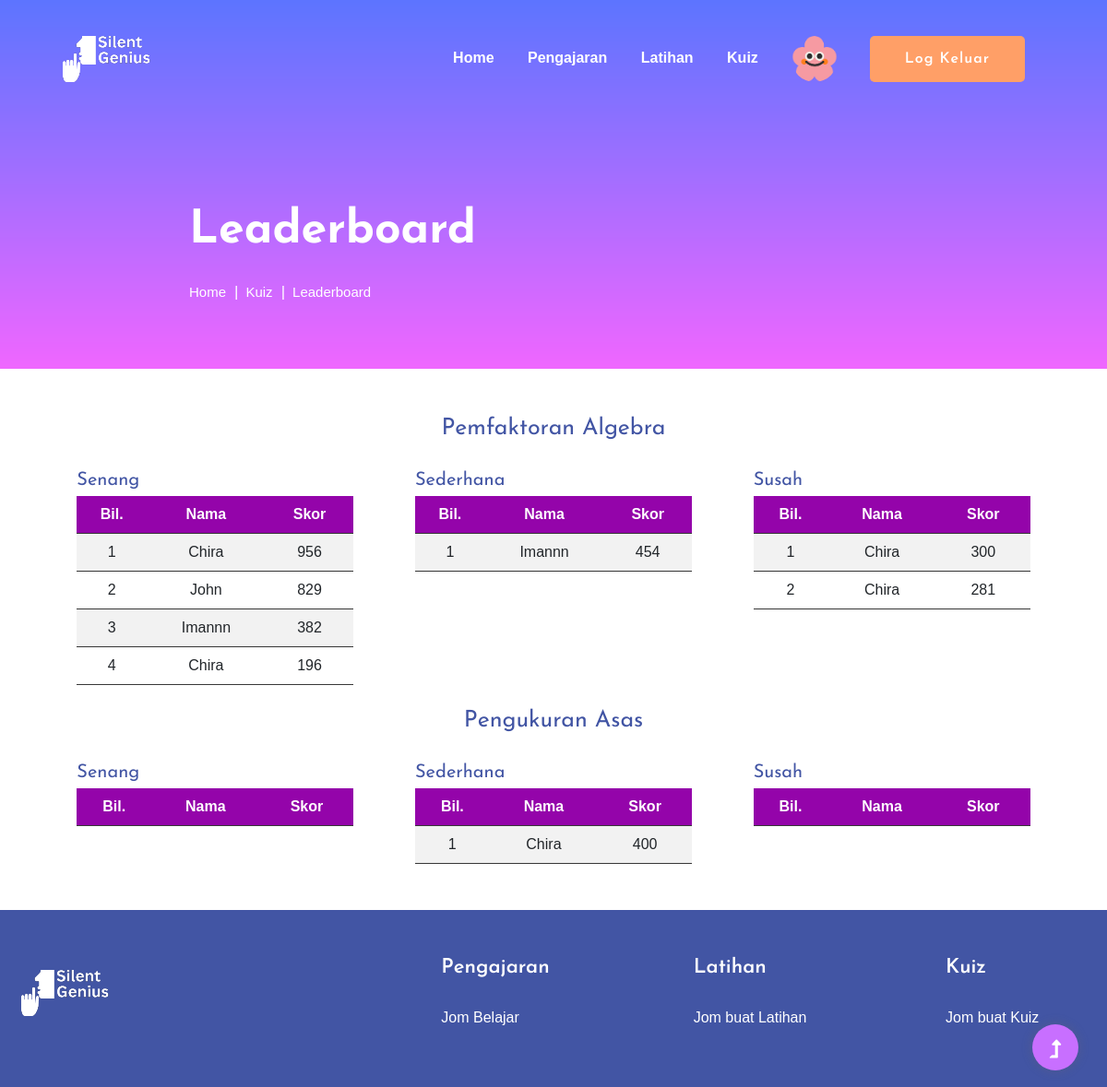
/kuizLeaderboard (signed in), run on an earlier commit of the app's database.
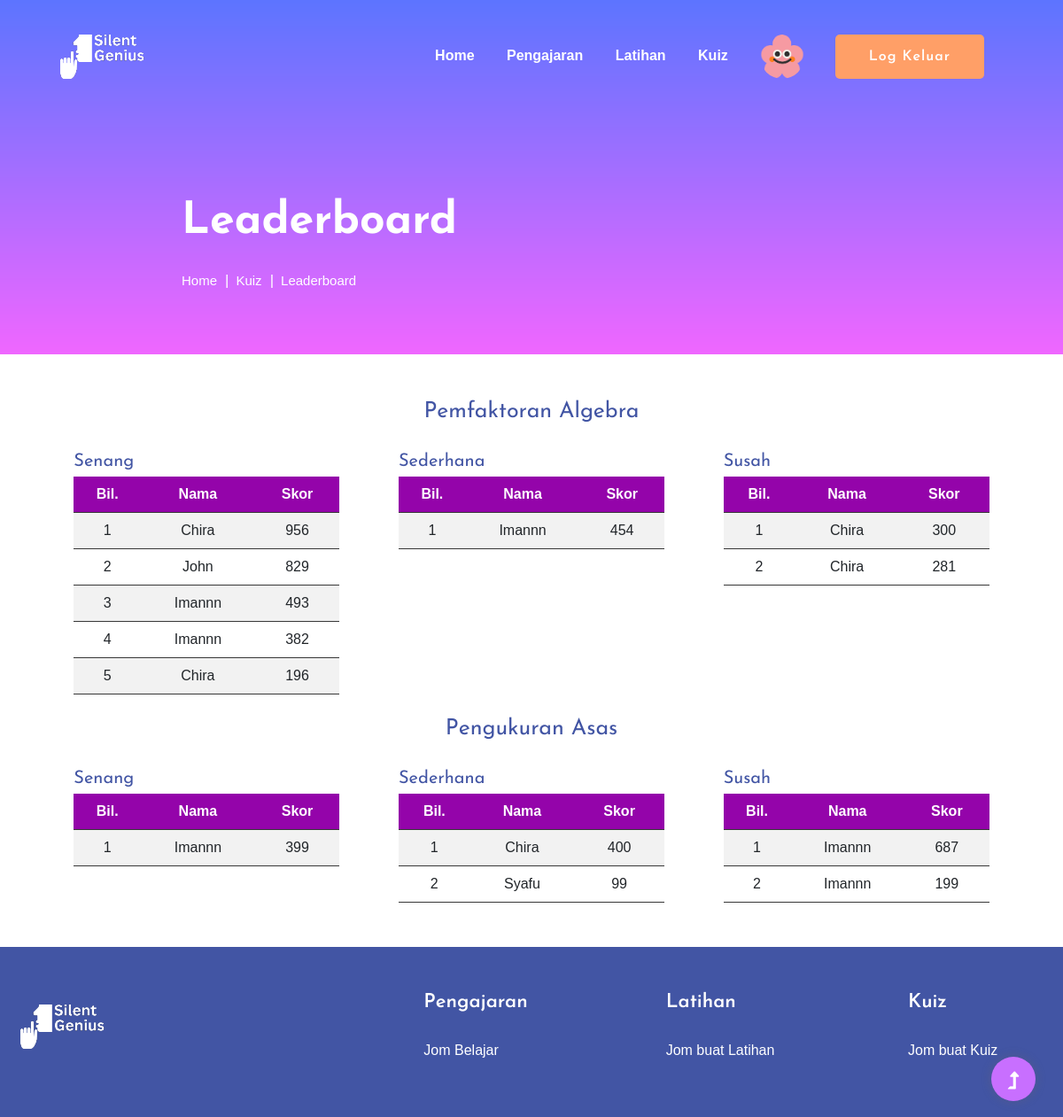
And on a later commit of the database.
### tables this page shows
CREATE TABLE "user" (
email TEXT PRIMARY KEY,
fullname TEXT,
username TEXT,
pswrd TEXT
, profile_image TEXT DEFAULT "default.jpg");

CREATE TABLE leaderboard (
    id INTEGER PRIMARY KEY AUTOINCREMENT,
    email TEXT,
    score INTEGER,
    category TEXT,
    difficulty TEXT
);

### app.py (the view)
@app.route('/kuizLeaderboard')
def kuizLeaderboard():
    algebra = "Algebra"
    units = "Pengukuran Asas"
    conn = create_connection()
    cur = conn.cursor()
    cur.execute(
        'SELECT leaderboard.score, user.username FROM leaderboard JOIN user ON leaderboard.email = user.email WHERE leaderboard.category = "Pengukuran Asas" AND leaderboard.difficulty = "Senang" ORDER BY leaderboard.score DESC LIMIT 10;')
    UnitE = cur.fetchall()
    cur.execute(
        'SELECT leaderboard.score, user.username FROM leaderboard JOIN user ON leaderboard.email = user.email WHERE leaderboard.category = "Pengukuran Asas" AND leaderboard.difficulty = "Sederhana" ORDER BY leaderboard.score DESC LIMIT 10;')
    UnitM = cur.fetchall()
    cur.execute(
        'SELECT leaderboard.score, user.username FROM leaderboard JOIN user ON leaderboard.email = user.email WHERE leaderboard.category = "Pengukuran Asas" AND leaderboard.difficulty = "Susah" ORDER BY leaderboard.score DESC LIMIT 10;')
    UnitH = cur.fetchall()
    cur.execute(
        'SELECT leaderboard.score, user.username FROM leaderboard JOIN user ON leaderboard.email = user.email WHERE leaderboard.category = "Algebra" AND leaderboard.difficulty = "Senang" ORDER BY leaderboard.score DESC LIMIT 10;')
    AlgE = cur.fetchall()
    cur.execute(
        'SELECT leaderboard.score, user.username FROM leaderboard JOIN user ON leaderboard.email = user.email WHERE leaderboard.category = "Algebra" AND leaderboard.difficulty = "Sederhana" ORDER BY leaderboard.score DESC LIMIT 10;')
    AlgM = cur.fetchall()
    cur.execute(
        'SELECT leaderboard.score, user.username FROM leaderboard JOIN user ON leaderboard.email = user.email WHERE leaderboard.category = "Algebra" AND leaderboard.difficulty = "Susah" ORDER BY leaderboard.score DESC LIMIT 10;')
    AlgH = cur.fetchall()
    cur.execute("SELECT * FROM user WHERE email=?", (session['current_user'],))
    user = cur.fetchone()
    return render_template('leaderboard.html', username=session['username'], user=user, UnitE=UnitE, UnitM=UnitM, UnitH=UnitH, AlgE=AlgE, AlgM=AlgM,
                           AlgH=AlgH)

### app.py (called while the page is built)
def create_connection():
    conn = None
    try:
        conn = sqlite3.connect('static/db/user.db')  # create a database connection
        return conn
    except Error as e:
        print(e)
    return conn

@login_manager.user_loader
def load_user(user_id):
    conn = create_connection()
    cur = conn.cursor()
    cur.execute("SELECT * FROM user WHERE email=?", (user_id,))
    user = cur.fetchone()
    if user:
        return User(*user)
    return None

### templates/leaderboard.html
{% extends "base.html" %}
{% block content %}
<section class="slider-area slider-area2">
    <div class="slider-active">
        <div class="single-slider slider-height2">
            <div class="container">
                <div class="row">
                    <div class="col-xl-8 col-lg-11 col-md-12">
                        <div class="hero__caption hero__caption2">
                            <h1 data-animation="bounceIn" data-delay="0.2s">Leaderboard</h1>
                            <nav aria-label="breadcrumb">
                                <ol class="breadcrumb">
                                    <li class="breadcrumb-item"><a href="/home">Home</a></li>
                                    <li class="breadcrumb-item"><a href="/kuiz">kuiz</a></li>
                                    <li class="breadcrumb-item"><a href="/kuizLeaderboard">Leaderboard</a></li>
                                </ol>
                            </nav>
                        </div>
                    </div>
                </div>
            </div>
        </div>
    </div>
</section>
<section class="about-area1 fix pt-10" style="padding: 50px;">
    <div class="support-wrapper align-items-center"
        style="display: flex; justify-content: center; align-items: center;">
        <div class="flex-container" style="justify-content: center; width: 100%;">
            <div class="leaderboard-row">
                <div class="leaderboard-column">
                    <h1>Pemfaktoran Algebra</h1>
                </div>
                <br>
                <div class="leaderboard-column">
                    <div class="leaderboard-table">
                        <h2>Senang</h2>
                        <table>
                            <tr>
                                <th>Bil.</th>
                                <th>Nama</th>
                                <th>Skor</th>
                            </tr>
                            {% for record in AlgE %}
                            <tr>
                                <td>{{loop.index}}</td>
                                <td>{{record.1}}</td>
                                <td>{{record.0}}</td>
                            </tr>
                            {% endfor %}
                        </table>
                    </div>
                    <div class="leaderboard-table">
                        <h2>Sederhana</h2>
                        <table>
                            <tr>
                                <th>Bil.</th>
                                <th>Nama</th>
                                <th>Skor</th>
                            </tr>
                            {% for record in AlgM %}
                            <tr>
                                <td>{{loop.index}}</td>
                                <td>{{record.1}}</td>
                                <td>{{record.0}}</td>
                            </tr>
                            {% endfor %}
                        </table>
                    </div>
                    <div class="leaderboard-table">
                        <h2>Susah</h2>
                        <table>
                            <tr>
                                <th>Bil.</th>
                                <th>Nama</th>
                                <th>Skor</th>
                            </tr>
                            {% for record in AlgH %}
                            <tr>
                                <td>{{loop.index}}</td>
                                <td>{{record.1}}</td>
                                <td>{{record.0}}</td>
                            </tr>
                            {% endfor %}
                        </table>
                    </div>
                </div>
                <br>
                <div class="leaderboard-column">
                    <h1>Pengukuran Asas</h1>
                </div>
                <br>
                <div class="leaderboard-column">
                    <div class="leaderboard-table">
                        <h2>Senang</h2>
                        <table>
                            <tr>
                                <th>Bil.</th>
                                <th>Nama</th>
                                <th>Skor</th>
                            </tr>
                            {% for record in UnitE %}
                            <tr>
                                <td>{{loop.index}}</td>
                                <td>{{record.1}}</td>
                                <td>{{record.0}}</td>
                            </tr>
                            {% endfor %}
                        </table>
                    </div>
                    <div class="leaderboard-table">
                        <h2>Sederhana</h2>
                        <table>
                            <tr>
                                <th>Bil.</th>
                                <th>Nama</th>
                                <th>Skor</th>
                            </tr>
                            {% for record in UnitM %}
                            <tr>
                                <td>{{loop.index}}</td>
                                <td>{{record.1}}</td>
                                <td>{{record.0}}</td>
                            </tr>
                            {% endfor %}
                        </table>
                    </div>
                    <div class="leaderboard-table">
                        <h2>Susah</h2>
                        <table>
                            <tr>
                                <th>Bil.</th>
                                <th>Nama</th>
                                <th>Skor</th>
                            </tr>
                            {% for record in UnitH %}
                            <tr>
                                <td>{{loop.index}}</td>
                                <td>{{record.1}}</td>
                                <td>{{record.0}}</td>
                            </tr>
                            {% endfor %}
                        </table>
                    </div>
                </div>
            </div>
        </div>
    </div>
</section>
{% endblock %}

### templates/base.html (shortened to what this page needs)
<!doctype html>
<html class="no-js" lang="zxx">
<head>
    <link rel="stylesheet" href="https://stackpath.bootstrapcdn.com/bootstrap/4.3.1/css/bootstrap.min.css">
    <link rel='stylesheet' href='https://unpkg.com/boxicons@2.1.4/css/boxicons.min.css'>
    <link rel="stylesheet" href="../static/css/bootstrap.min.css">
    <link rel="stylesheet" href="../static/css/owl.theme.default.min.css">
    <link rel="stylesheet" href="../static/css/owl.carousel.min.css">
    <link rel="stylesheet" href="../static/css/slicknav.css">
    <link rel="stylesheet" href="../static/css/flaticon.css">
    <link rel="stylesheet" href="../static/css/progressbar_barfiller.css">
    <link rel="stylesheet" href="../static/css/gijgo.css">
    <link rel="stylesheet" href="../static/css/animate.min.css">
    <link rel="stylesheet" href="../static/css/animated-headline.css">
    <link rel="stylesheet" href="../static/css/magnific-popup.css">
    <link rel="stylesheet" href="../static/css/fontawesome-all.min.css">
    <link rel="stylesheet" href="../static/css/themify-icons.css">
    <link rel="stylesheet" href="../static/css/slick.css">
    <link rel="stylesheet" href="../static/css/nice-select.css">
    <link rel="stylesheet" href="../static/css/style.css">
    <link rel="stylesheet" href="../static/css/quiz.css">
    <link rel="stylesheet" href="../static/css/mascot.css">
    <link rel="stylesheet" href="../static/css/leaderboard.css">
</head>
<body>
    <div class="header-area header-transparent">
        <div class="main-header ">
            <div class="header-bottom  header-sticky">
                <div class="container-fluid">
                    <div class="row align-items-center">
                        <div class="col-xl-2 col-lg-2">
                            <div class="logo">
                                <a href="/home"><img src="../static/img/logo/Silent_Genius.png" alt=""></a>
                            </div>
                        </div>
                        <div class="col-xl-10 col-lg-10">
                            <div class="menu-wrapper d-flex align-items-center justify-content-end">
                                <div class="main-menu d-none d-lg-block">
                                    <nav>
                                        <ul id="navigation">
                                            <li class="active"><a href="/home">Home</a></li>
                                            <li><a href="/pengajaran">Pengajaran</a>
                                            </li>
                                            <li><a href="/latihan">Latihan</a>
                                            </li>
                                            <li><a href="/kuiz">Kuiz</a></li>
                                            <li>
                                                <a href="/profile">
                                                    {% if user %}
                                                    <img src="{{ url_for('static', filename='images/' + user[4]) }}"
                                                        alt="Profile" class="profile-image">
                                                    {% endif %}
                                                </a>
                                            </li>
                                            <li><a href="{{ url_for('logout') }}" class="btn">Log Keluar</a></li>
                                        </ul>
                                    </nav>
                                </div>
                            </div>
                        </div>
                        <div class="col-12">
                        </div>
                    </div>
                </div>
            </div>
        </div>
    </div>
    <main>
        {% block content %}{% endblock %}
    </main>
    <footer>
        <div class="footer-wrappper footer-bg">
            <div class="footer-area footer-padding">
                <div class="container">
                    <div class="row justify-content-between">
                        <div class="col-xl-4 col-lg-5 col-md-4 col-sm-6">
                            <div class="single-footer-caption mb-50">
                                <div class="single-footer-caption mb-30">
                                    <div class="footer-logo mb-25">
                                        <a href="/"><img src="../static/img/logo/Silent_Genius.png" alt=""></a>
                                    </div>
                                </div>
                            </div>
                        </div>
                        <div class="col-xl-2 col-lg-3 col-md-4 col-sm-5">
                            <div class="single-footer-caption mb-50">
                                <div class="footer-tittle">
                                    <h4>Pengajaran</h4>
                                    <ul>
                                        <li><a href="/ukuran_asas">Jom Belajar</a></li>
                                    </ul>
                                </div>
                            </div>
                        </div>
                        <div class="col-xl-2 col-lg-4 col-md-4 col-sm-6">
                            <div class="single-footer-caption mb-50">
                                <div class="footer-tittle">
                                    <h4>Latihan</h4>
                                    <ul>
                                        <li><a href="/latihan">Jom buat Latihan</a></li>
                                    </ul>
                                </div>
                            </div>
                        </div>
                        <div class="col-xl-2 col-lg-3 col-md-4 col-sm-6">
                            <div class="single-footer-caption mb-50">
                                <div class="footer-tittle">
                                    <h4>Kuiz</h4>
                                    <ul>
                                        <li><a href="/kuiz">Jom buat Kuiz</a></li>
                                    </ul>
                                </div>
                            </div>
                        </div>
                    </div>
                </div>
            </div>
        </div>
    </footer>
</body>
<div id="back-top">
    <a title="Go to Top" href="#"> <i class="fas fa-level-up-alt"></i></a>
</div>
</html>

### static/css/mascot.css (style rules this page uses)
body { font-family: "Ubuntu-Italic", "Lucida Sans", helvetica, sans, serif; }
.container { padding: 0%; }

### static/css/leaderboard.css (style rules this page uses)
.leaderboard-row { display: flex; flex-direction: column; justify-content: center; }
.leaderboard-column { display: flex; justify-content: space-around; }
table { padding: 20px; border-collapse: collapse; width: 100%; }
.leaderboard-table { width: 300px; }
th, td { text-align: left; padding: 8px; border-bottom: 1px solid #373737; text-align: center; }
tr:nth-child(even) { background-color: #f2f2f2 }
th { background-color: #9404aa; color: white; }

What changed in the data, as far as the page shows it:
added leaderboard: username "Imannn", score "493", shown under "Senang"
added leaderboard: username "Imannn", score "399", shown under "Senang"
added leaderboard: username "Syafu", score "99", shown under "Sederhana"
added leaderboard: username "Imannn", score "687", shown under "Susah"
added leaderboard: username "Imannn", score "199", shown under "Susah"
